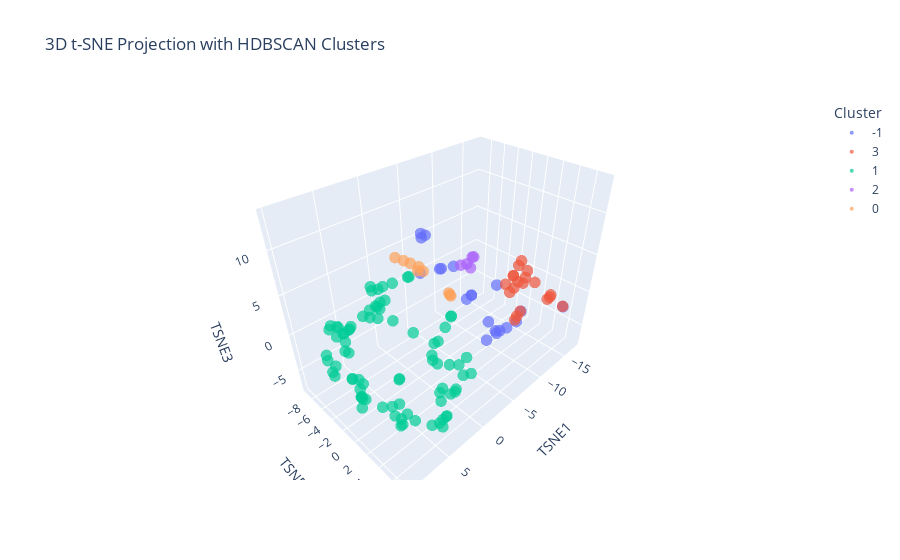

This figure's notebook cell:
### Code cell
import pandas as pd
from sklearn.manifold import TSNE
import hdbscan
import plotly.express as px

# Run t-SNE
tsne = TSNE(n_components=3, perplexity=5, learning_rate=20, n_iter=1000, random_state=42)
embedding = tsne.fit_transform(X_umap)  # Assuming X_umap is your original high-dimensional data

# Create DataFrame from t-SNE output
embeddings = pd.DataFrame({
    'TSNE1': embedding[:, 0],
    'TSNE2': embedding[:, 1],
    'TSNE3': embedding[:, 2],
})

# Cluster using HDBSCAN
clusterer = hdbscan.HDBSCAN(min_cluster_size=4, min_samples=2, prediction_data=True)
cluster_labels = clusterer.fit_predict(X_umap)
embeddings['HDBSCAN_Cluster_TSNE'] = cluster_labels.astype(str)

# Plot with Plotly
fig = px.scatter_3d(
    embeddings,
    x='TSNE1',
    y='TSNE2',
    z='TSNE3',
    color='HDBSCAN_Cluster_TSNE',
    title='3D t-SNE Projection with HDBSCAN Clusters',
    labels={'HDBSCAN_Cluster_TSNE': 'Cluster'},
    opacity=0.7
)

fig.update_traces(marker=dict(size=4))
fig.show()

### Figure 1 — Plotly figure (JSON) as saved in the notebook; plotly's stock layout.template omitted (floating-point values rounded to 4 significant figures)
{"data": [{"hovertemplate": "Cluster=-1<br>TSNE1=%{x}<br>TSNE2=%{y}<br>TSNE3=%{z}<extra></extra>", "legendgroup": "-1", "marker": {"color": "#636efa", "opacity": 0.7, "size": 4, "symbol": "circle"}, "mode": "markers", "name": "-1", "scene": "scene", "showlegend": true, "type": "scatter3d", "x": [-4.119, -10.76, 2.791, -4.786, 2.564, -3.921, -6.082, -6.431, -5.16, -11.03, -17.2, -7.388, -5.169, -8.541, -6.244, -8.459, -6.462, -6.186, 2.715, -7.479], "y": [-5.822, -0.06518, 2.509, 3.752, 2.731, 1.496, -4.708, 3.57, 1.045, 3.471, 5.323, 3.445, 1.036, 3.499, -4.613, 4.748, 3.714, 2.719, 2.354, -3.883], "z": [2.7, 0.6308, 13.12, -1.723, 13.34, 2.99, 2.876, -1.515, 2.62, -1.412, -3.077, -2.151, 2.624, -2.376, 2.887, -0.7151, -1.799, -0.5955, 13.41, 2.964]}, {"hovertemplate": "Cluster=3<br>TSNE1=%{x}<br>TSNE2=%{y}<br>TSNE3=%{z}<extra></extra>", "legendgroup": "3", "marker": {"color": "#EF553B", "opacity": 0.7, "size": 4, "symbol": "circle"}, "mode": "markers", "name": "3", "scene": "scene", "showlegend": true, "type": "scatter3d", "x": [-9.239, -16.68, -15.18, -16.88, -14.53, -16.41, -13.06, -11.78, -14.05, -10.91, -9.736, -14.04, -17.2, -14.91, -15.48, -15.86, -14.6, -13.04, -13.31], "y": [3.999, 3.632, 0.7887, 3.597, 0.2301, 3.497, 0.5271, 0.4484, 0.06818, 3.48, 3.859, 0.4419, 5.289, 0.728, 0.7782, 1.788, 0.3815, 0.531, 0.04197], "z": [-1.351, -2.241, -0.01065, -2.023, -0.5705, -2.481, 1.153, 0.4928, -1.34, -1.335, -1.173, 2.095, -3.046, -0.7198, 0.8596, -0.5558, 2.457, 1.14, -1.616]}, {"hovertemplate": "Cluster=1<br>TSNE1=%{x}<br>TSNE2=%{y}<br>TSNE3=%{z}<extra></extra>", "legendgroup": "1", "marker": {"color": "#00cc96", "opacity": 0.7, "size": 4, "symbol": "circle"}, "mode": "markers", "name": "1", "scene": "scene", "showlegend": true, "type": "scatter3d", "x": [4.633, 5.446, 2.036, 2.083, -0.6596, 0.1257, 6.093, 2.944, 0.5273, 4.975, 5.747, 1.519, 6.765, 4.44, 1.1, 6.906, 8.9, 5.34, 6.965, 1.929, -0.4825, 8.121, 4.416, 4.256, 7.241, 7.045, 6.188, 7.379, 3.591, 7.267, 1.594, -2.895, 5.767, -1.647, 6.503, -1.13, 7.044, 3.928, 8.001, 9.064, 2.596, 9.286, 4.253, -0.6188, 1.336, 6.572, 8.982, 9.635, 1.208, 8.319, 6.312, 8.041, 5.047, 4.331, 4.721, 2.214, 0.939, 7.347, 4.093, 7.013, 2.241, 4.673, 7.652, -2.765, 2.812, 0.4167, 7.266, -0.234, 0.146, 6.694, 0.292, 0.7398, 6.247, 3.072, 2.855, 5.414, 8.208, 3.831, 6.555, 4.728, 8.156, 9.271, 0.06234], "y": [-7.833, 3.554, 5.738, -0.06915, 2.523, 2.472, 2.314, -4.17, 5.379, 5.539, 1.599, 2.082, -3.76, -3.841, 2.3, -8.034, -5.643, -7.921, -6.092, 5.763, 3.816, -0.6674, 6.108, 6.769, -3.031, -3.318, 2.126, -2.536, 5.596, 3.802, 2.062, -6.363, 2.791, 3.786, 1.394, -7.182, -7.282, -4.51, -0.9363, -5.224, -5.138, -3.895, -0.05315, 2.508, -6.328, -5.479, -0.09049, -2.571, 2.008, -1.107, -4.508, -2.621, 6.909, -0.0225, 6.753, -5.913, 2.283, 2.927, 6.14, -5.77, -4.116, 6.265, -3.647, -6.423, 5.9, -9.247, 0.8486, -7.793, 6.052, -4.392, -8.001, -8.561, -7.966, -7.337, -2.221, -7.997, -2.947, -3.359, -5.552, 7.325, -1.329, -4.185, 3.004], "z": [-1.495, -6.078, -2.858, 1.159, 3.198, 2.199, -7.199, 2.388, -1.963, -5.436, -4.975, -1.5, -7.354, 2.283, -2.141, -0.3149, -1.064, -1.745, 1.299, -2.554, -2.331, -4.21, -0.8282, -3.696, -6.455, -6.833, -7.488, -6.256, -1.297, -4.005, -0.7827, 2.533, -5.47, -2.109, -4.902, 2.109, 0.7124, 2.569, -2.3, -1.395, 1.903, -2.445, -3.703, 3.137, 1.228, -6.073, -4.273, 0.08283, 0.5152, -2.914, 1.836, 0.6854, -0.8125, -3.751, -4.807, 1.442, 0.7838, -4.272, -4.841, 1.334, 3.123, -4.728, 1.184, 2.513, -2.434, 1.375, -4.815, 1.788, -1.498, 1.67, 1.588, 1.34, -1.691, -0.3023, 1.894, -1.772, 0.8169, 2.1, -6.036, -2.729, -1.878, -2.109, -2.497]}, {"hovertemplate": "Cluster=2<br>TSNE1=%{x}<br>TSNE2=%{y}<br>TSNE3=%{z}<extra></extra>", "legendgroup": "2", "marker": {"color": "#ab63fa", "opacity": 0.7, "size": 4, "symbol": "circle"}, "mode": "markers", "name": "2", "scene": "scene", "showlegend": true, "type": "scatter3d", "x": [-8.864, -9.009, -9.706, -8.216, -9.877], "y": [-3.086, -2.652, -3.093, -3.45, -3.001], "z": [3.029, 2.636, 3.563, 2.987, 3.577]}, {"hovertemplate": "Cluster=0<br>TSNE1=%{x}<br>TSNE2=%{y}<br>TSNE3=%{z}<extra></extra>", "legendgroup": "0", "marker": {"color": "#FFA15A", "opacity": 0.7, "size": 4, "symbol": "circle"}, "mode": "markers", "name": "0", "scene": "scene", "showlegend": true, "type": "scatter3d", "x": [3.142, 2.856, 3.095, 2.573, 0.6366, 0.7393, 3.166, 3.287, 0.8606], "y": [2.291, 2.119, 1.318, 2.344, 3.709, 3.709, 0.5224, -0.4866, 3.706], "z": [10.05, 10.23, 10.33, 9.746, 6.866, 7.066, 10.26, 10.2, 7.299]}], "layout": {"legend": {"title": {"text": "Cluster"}, "tracegroupgap": 0}, "scene": {"domain": {"x": [0, 1], "y": [0, 1]}, "xaxis": {"title": {"text": "TSNE1"}}, "yaxis": {"title": {"text": "TSNE2"}}, "zaxis": {"title": {"text": "TSNE3"}}}, "title": {"text": "3D t-SNE Projection with HDBSCAN Clusters"}}}
